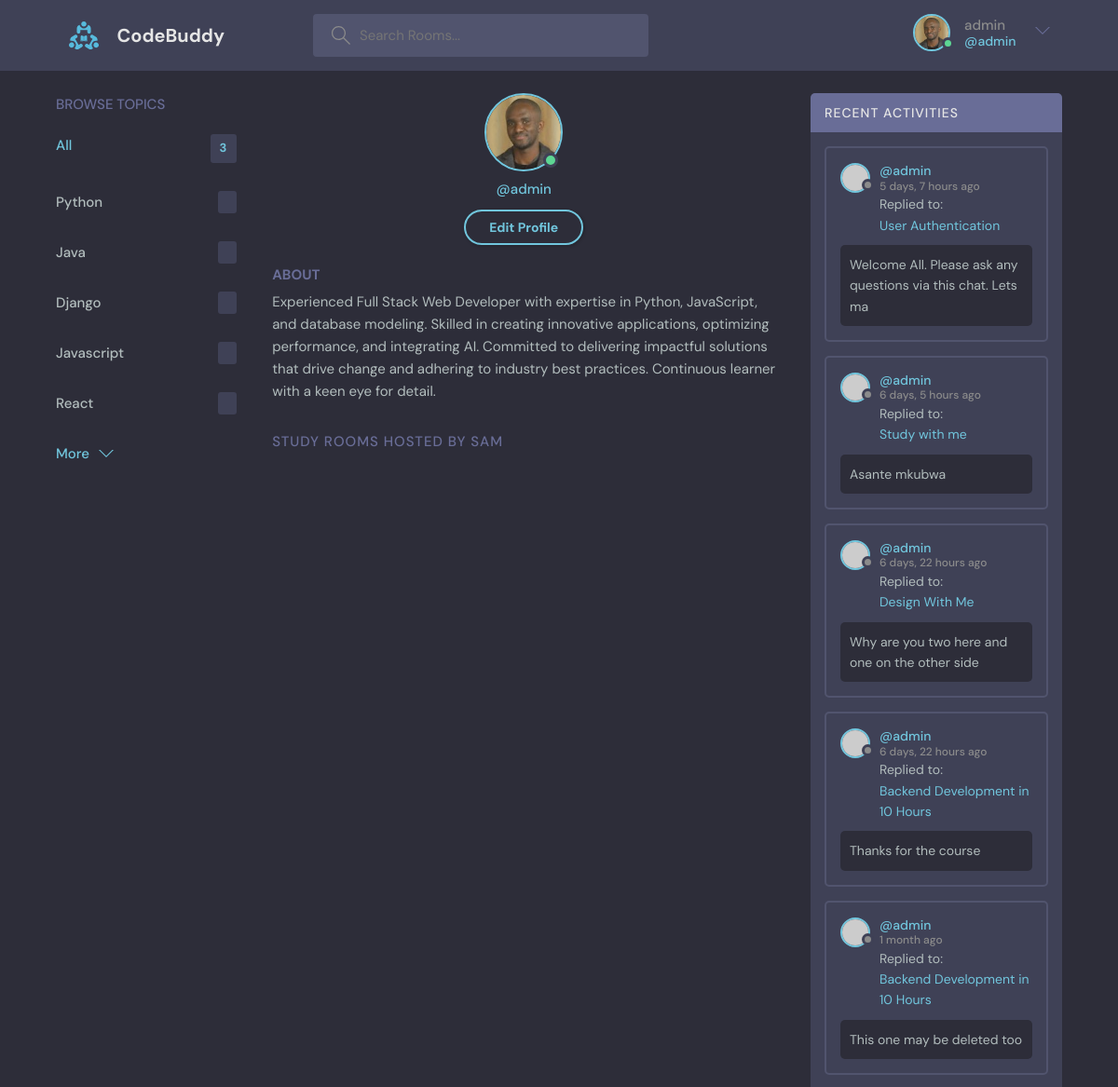
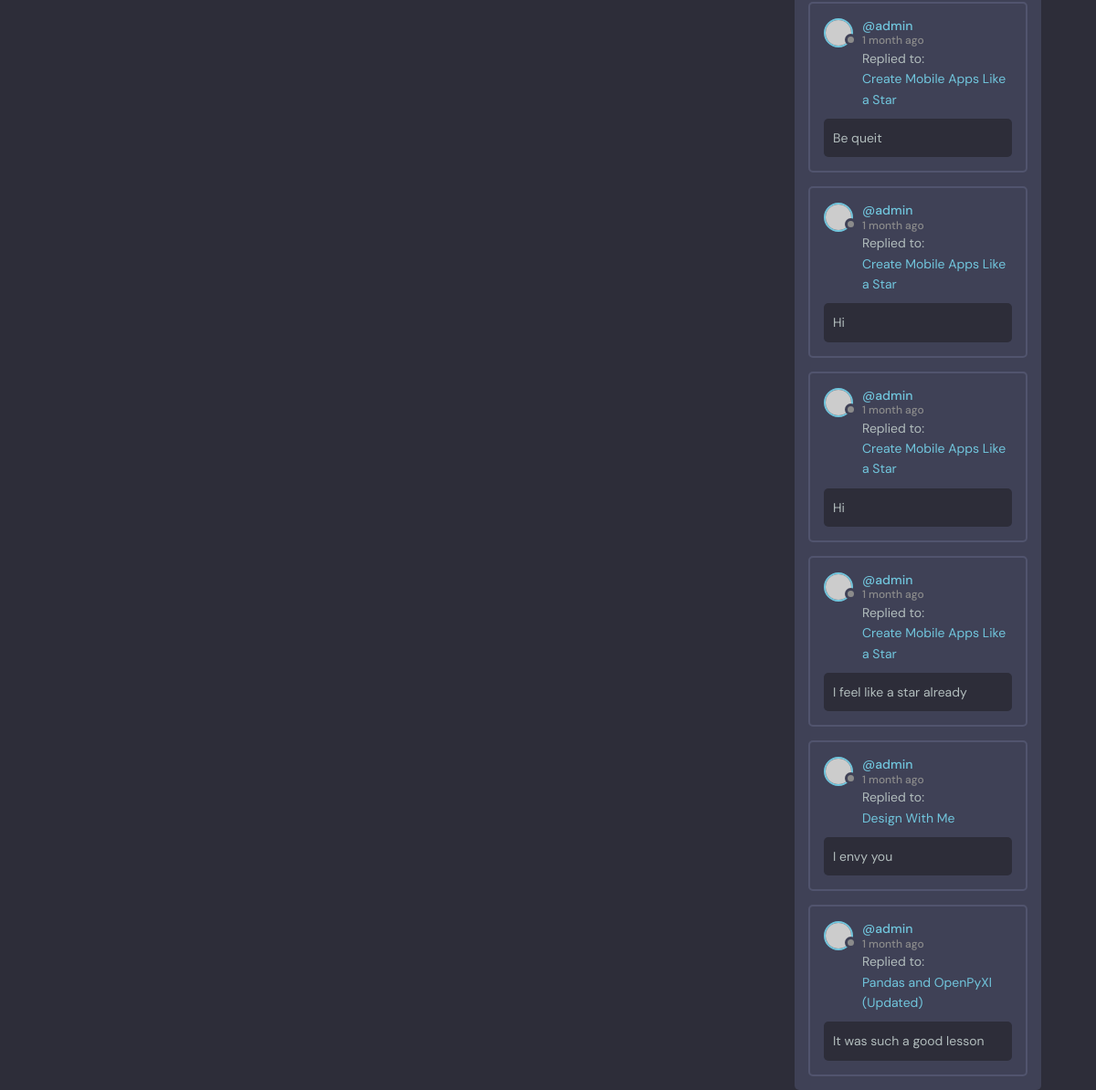
The page /profile/1/ (signed in) on the database its author committed (2 pictures, top to bottom).
### base/models.py (models this page shows, shortened)
class Topic(models.Model):
    name = models.CharField(max_length=200)

class Message(models.Model):
    user = models.ForeignKey(User, on_delete=models.CASCADE)
    room = models.ForeignKey(Room, on_delete=models.CASCADE)
    topic = models.ForeignKey(Topic, on_delete=models.CASCADE, null=True)
    body = models.TextField()
    updated = models.DateTimeField(auto_now=True)
    created = models.DateTimeField(auto_now_add=True)
    class Meta:
        ordering = ['-created', '-updated']
    def __str__(self):
        return self.body[0:60]

class Room(models.Model):
    host = models.ForeignKey(User, on_delete=models.SET_NULL, null=True)
    topic = models.ForeignKey(Topic, on_delete=models.SET_NULL, null=True)
    name = models.CharField(max_length=200)
    description = models.TextField(null=True, blank=True)
    participants = models.ManyToManyField(User, related_name='participants', blank=True)
    updated = models.DateTimeField(auto_now=True)
    created = models.DateTimeField(auto_now_add=True)
    class Meta:
        ordering = ['-created', '-updated']
    def __str__(self):
        return self.name

### base/views.py (the view)
# urls.py: path('profile/<str:pk>/', views.userProfile, name = "user-profile"),
@login_required(login_url='login')
def userProfile(request, pk):
    user = User.objects.get(id=pk)
    rooms = user.room_set.all()
    room_messages = user.message_set.all()
    topics = Topic.objects.all()
    rooms_count = rooms.count()
    context = {'user': user, 'rooms': rooms, 'room_messages': room_messages, 'topics': topics, 'rooms_count': rooms_count }
    return render(request, 'base/profile.html', context)

### base/templates/base/profile.html (shortened to what this page needs)
{% extends 'main.html' %} {% block content %} {% load static %}
<body>
  <main class="profile-page layout layout--3">
    <div class="container">
      {% include 'base/topics_component.html' %}
      <div class="roomList">
        <div class="profile">
          <div class="profile__avatar">
            <div class="avatar avatar--large active">
              <img src="{% static 'images/pp1.jpg' %}" />
            </div>
          </div>
          <div class="profile__info">
            <p>@{{user}}</p>
            <a href="edit-user.html" class="btn btn--main btn--pill">Edit Profile</a>
          </div>
          <div class="profile__about">
            <h3>About</h3>
            <p>
              Experienced Full Stack Web Developer with expertise in Python, JavaScript, and database modeling. Skilled in creating innovative applications, optimizing performance, and integrating AI. Committed to delivering impactful solutions that drive change and adhering to industry best practices. Continuous learner with a keen eye for detail.
            </p>
          </div>
        </div>
        <div class="roomList__header">
          <div>
            <h2>Study Rooms Hosted by {{ request.user }} </a>
            </h2>
          </div>
        </div>
      </div>
      {% include 'base/activity_component.html' %}
    </div>
  </main>
</body>
{% endblock %}

### templates/navbar.html (shortened to what this page needs)
{% load static %}
<header class="header header--loggedIn">
  <div class="container">
    <a href="{% url 'home' %}" class="header__logo">
      <img src={% static "images/logo.svg" %} />
      <h1>CodeBuddy</h1>
    </a>
    <div>
      <form class="header__search" method="GET" action="{% url 'home' %}">
        <label>
          <input
            type="search"
            placeholder="Search Rooms..."
            aria-label="Search"
            name="q"
          />
        </label>
      </form>
    </div>
    <nav class="header__menu">
      <div class="header__user">
        {% if request.user.is_authenticated %}
        <a href="{% url 'user-profile' user.id %}">
          <div class="avatar avatar--medium active">
            <img src={% static "images/pp1.jpg" %} />
          </div>
            <p>{{ user.username }} <span> @{{ user }}</span></p>
        </a>
        <button class="dropdown-button">
          <svg
            version="1.1"
            xmlns="http://www.w3.org/2000/svg"
            width="32"
            height="32"
            viewBox="0 0 32 32"
          >
            <title>chevron-down</title>
            <path d="M16 21l-13-13h-3l16 16 16-16h-3l-13 13z"></path>
          </svg>
        </button>
        {% else %}
          <div class="avatar avatar--medium active">
            <img src={% static "images/pp.jpg" %} />
          </div>
          <a href="{% url 'login' %}">Login</span>
        {% endif %}
      </div>
    </nav>
  </div>
</header>

### base/templates/base/topics_component.html
<div class="topics">
  <div class="topics__header">
    <h2>Browse Topics</h2>
  </div>
  <ul class="topics__list">
    <li>
      <a href="/" class="active">All <span>{{rooms.count}}</span></a>
    </li>
    {% for topic in topics %}
    <li>
      <a href="{% url 'home' %}?q={{ topic.name }}">
        {{ topic.name }}
        <span> {{ topic_count }} </span>
      </a>
    </li>
    {% endfor %}
  </ul>
  <a class="btn btn--link" href="topics.html">
    More
    <svg
      version="1.1"
      xmlns="http://www.w3.org/2000/svg"
      width="32"
      height="32"
      viewBox="0 0 32 32"
    >
      <title>chevron-down</title>
      <path d="M16 21l-13-13h-3l16 16 16-16h-3l-13 13z"></path>
    </svg>
  </a>
</div>

### base/templates/base/activity_component.html (shortened to what this page needs)
<div class="activities">
  <div class="activities__header">
    <h2>Recent Activities</h2>
  </div>
  {% for message in room_messages %}
  <div class="activities__box">
    <div class="activities__boxHeader roomListRoom__header">
      <a
        href="{% url 'user-profile' message.user.id %}"
        class="roomListRoom__author"
      >
        <div class="avatar avatar--small">
          <img src="https://randomuser.me/api/portraits/women/11.jpg" />
        </div>
        <p>
          @{{ message.user.username }}
          <span>{{ message.created|timesince }} ago</span>
        </p>
      </a>
    </div>
    <div class="activities__boxContent">
      <p>
        Replied to:
        <a href="{% url 'room' message.room.id %}">{{ message.room }}</a>
      </p>
      <div class="activities__boxRoomContent">{{ message }}</div>
    </div>
  </div>
  {% endfor %}
</div>

### rows shown on the page
Topic: name "Python"
Topic: name "Java"
Topic: name "Django"
Topic: name "Javascript"
Topic: name "React"
Message: user.username "admin", created "5 days, 7 hours", room "User Authentication", body "Welcome All. Please ask any questions via this chat. Lets ma"
Message: user.username "admin", created "6 days, 5 hours", room "Study with me", body "Asante mkubwa"
Message: user.username "admin", created "6 days, 22 hours", room "Design With Me", body "Why are you two here and one on the other side"
Message: user.username "admin", created "6 days, 22 hours", room "Backend Development in 10 Hours", body "Thanks for the course"
Message: user.username "admin", created "1 month", room "Backend Development in 10 Hours", body "This one may be deleted too"
Message: user.username "admin", created "1 month", room "Create Mobile Apps Like a Star", body "Be queit"
Message: user.username "admin", created "1 month", room "Create Mobile Apps Like a Star", body "Hi"
Message: user.username "admin", created "1 month", room "Create Mobile Apps Like a Star", body "Hi"
Message: user.username "admin", created "1 month", room "Create Mobile Apps Like a Star", body "I feel like a star already"
Message: user.username "admin", created "1 month", room "Design With Me", body "I envy you"
Message: user.username "admin", created "1 month", room "Pandas and OpenPyXl (Updated)", body "It was such a good lesson"

### other values the page prints
{{ user.username }} "admin"
{{ user }} "admin"
{{ rooms.count }} "3"
{{ request.user }} "SAM"
